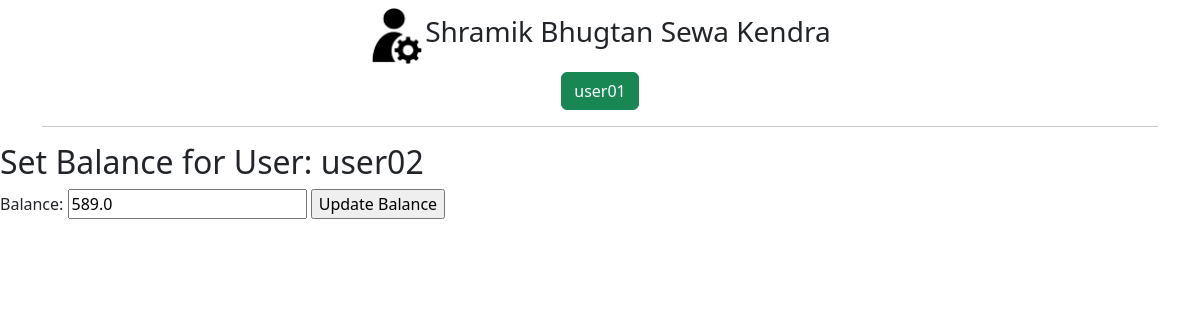
The page /admin/set-user-balance/2 (signed in) on the database as committed earlier.
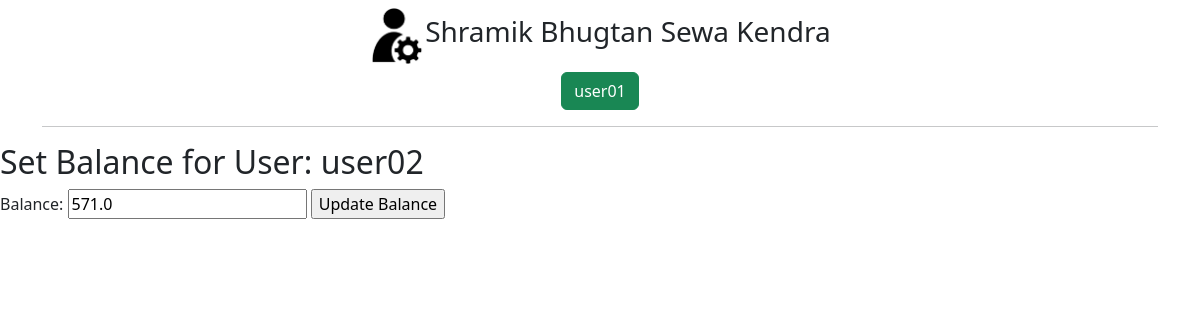
The same page on the database as committed later.
### main.py (models this page shows, shortened)
class User(db.Model):
    id = db.Column(db.Integer, primary_key=True)
    fname = db.Column(db.String(255), nullable=False)
    lname = db.Column(db.String(255), nullable=False)
    email = db.Column(db.String(255), nullable=False)
    username = db.Column(db.String(255), nullable=False)
    edu = db.Column(db.String(255), nullable=False)
    password = db.Column(db.String(255), nullable=False)
    status = db.Column(db.Integer, default=0, nullable=False)
    balance = db.Column(db.Float, default=0.0, nullable=False)
    wallet_address = db.Column(db.String(255), unique=True, nullable=False)  # New column

### main.py (the view)
@app.route('/admin/set-user-balance/<int:user_id>', methods=['GET', 'POST'])
def set_user_balance(user_id):
    if not session.get('admin_id'):
        return redirect('/admin/')
    user = User.query.get_or_404(user_id)  # Ensures user exists or returns 404
    if request.method == 'POST':
        try:
            balance = float(request.form.get('balance', 0))  # Safely parse balance to float
            if balance >= 0:  # Example validation: balance should not be negative
                user.balance = balance
                db.session.commit()
                flash('User balance updated successfully', 'success')
            else:
                flash('Invalid balance amount', 'danger')
        except ValueError:
            flash('Invalid balance amount', 'danger')
        return redirect('/admin/dashboard')
    else:
        return render_template('admin/set_user_balance.html', user=user, current_balance=user.balance or 0)

### templates/admin/set_user_balance.html
{% extends "admin/base.html" %}
{% block content %}
<h2>Set Balance for User: {{ user.username }}</h2>
<form method="POST">
    <label for="balance">Balance:</label>
    <input type="number" step="0.01" name="balance" required value="{{ user.balance }}">
    <input type="submit" value="Update Balance">
</form>
{% endblock %}

Rows that differ between the two databases and show on the page:
changed User "user02": balance "589.0" → "571.0"
